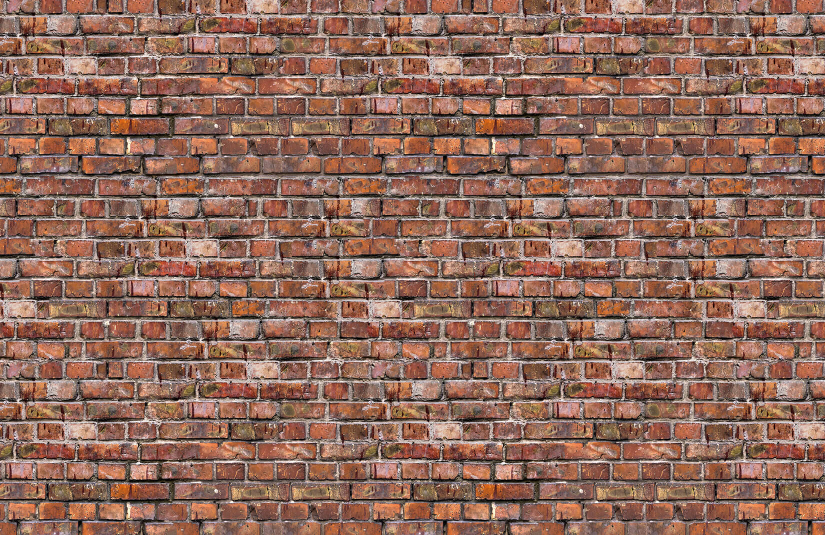
#> input picture FFT/brickwall.jpg, 1650 x 1070 px (shown at 1/2 size)
$ python 3dplot.py   (older library calls are emulated)
#> lines starting #> are read from the running program, lines starting #| are printed output that depends on the picture; after the words box and inside, x2 and y2 are one past the last pixel; in counts of white or black regions, pixels touching at a corner belong together; long printed decimals are rounded
### FFT/fft2d.py
import numpy as np
import matplotlib.pyplot as plt
from matplotlib.pyplot import gray
from scipy import ndimage, misc
import cv2
filename = 'brickwall.jpg'
#filename = 'Leaf.png'
#leafImage = misc.imread('Leaf.png', flatten=True)
#leafImage = misc.imread(filename, flatten=True)
leafImage = cv2.imread(filename, 0)
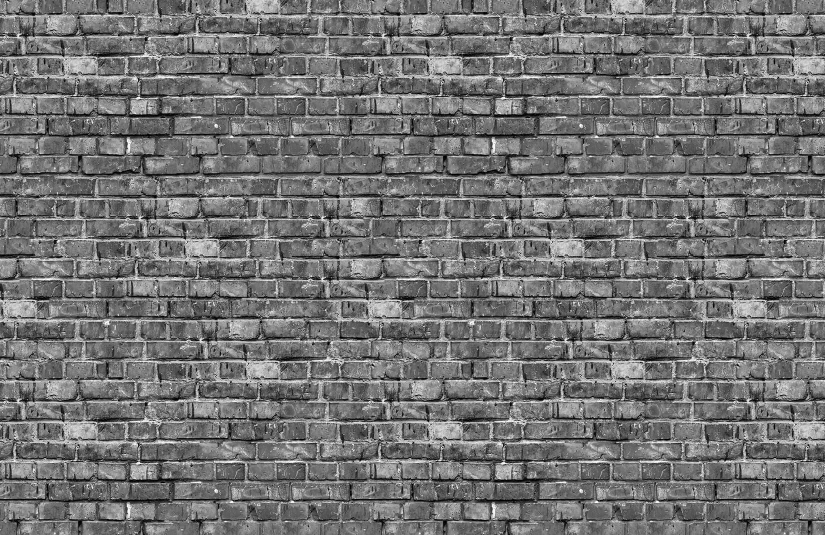
#> leafImage: shape (1070, 1650) (shown at 1/2 size); min 0, max 255, mean 114.9
print ( np.shape(leafImage) )
#| (1070, 1650)

def rgb2gray(rgb):
    return np.dot(rgb[...,:3], [0.299, 0.587, 0.114])


samplex=128 # Should have 2 linear repetitions of the structure.
sampley=128 # Should have 2 linear repetitions of the structure.
startx=550
starty=250

imageSlice = leafImage[startx:startx+samplex, starty:starty+sampley]
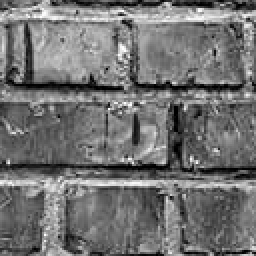
#> imageSlice: shape (128, 128) (shown 2 times larger); min 0, max 255, mean 114
print( np.shape(imageSlice))
#| (128, 128)
imageSlice = imageSlice / 255;
print(np.amax(imageSlice), np.amin(imageSlice))
#| 1.0 0.0


'''
How to plot FFT:
https://docs.scipy.org/doc/numpy/reference/generated/numpy.fft.fftn.html#numpy.fft.fftn

plt.imshow(np.log(np.abs(np.fft.fftshift(FS))**2))
'''

plt.title(filename + '  X: ' +  str( startx ) + "  Y: " + str(starty) )
startx+=samplex
starty+=sampley

imageSlice2 = leafImage[startx:startx+samplex, starty:starty+sampley]
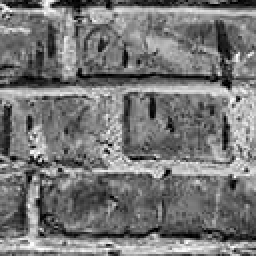
#> imageSlice2: shape (128, 128) (shown 2 times larger); min 0, max 255, mean 118.5
print( np.shape(imageSlice2))
#| (128, 128)


results = np.fft.fft2(imageSlice)
#results=imageSlice

print(results)
#> (printed output is left out)
results= np.abs(results)
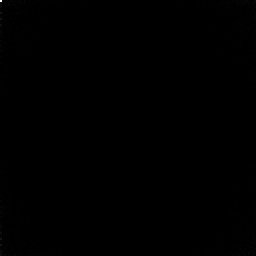
#> results: shape (128, 128) float64 (shown 2 times larger); min 0.0365, max 7322.9, mean 12.1; drawn with min black and max white
results[0,0]=0
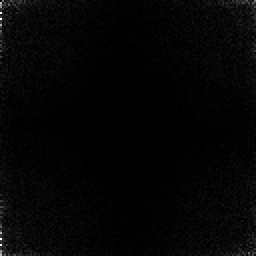
#> results: shape (128, 128) float64 (shown 2 times larger); 0.01% of pixels changed, all inside (x1, y1, x2, y2) = (0, 0, 1, 1); drawn with min black and max white
results = np.fft.fftshift(results)
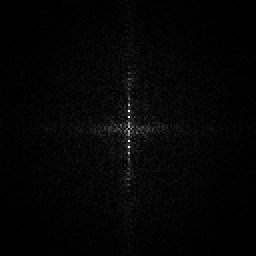
#> results: shape (128, 128) float64 (shown 2 times larger); min 0, max 597.2, mean 11.6; drawn with min black and max white
#results = np.dot(results, results)
'''
print("A:",results)
results = np.log(results) # Normalize the results.
print(np.shape(results))
print("B:",results)
'''
print(np.amax(results), np.amin(results))
#| 597.211 0.0


# FFT options
# 1. Greyscale
# 2. One channel at a time
#

# Value at origin will be the DC component.  Can be set to zero.
# Find diagonal slice that is useful.  Interim use horizontal slice as plot.
# The frequency components give a hint of the scales in the image -> based on energy distribution....

# Can we figure out the orientation of the image based on the power spectrum.  Look it up.
#
# Re-assess the gram matrix.  For dissimilar images, the dot product will produce small values while similar images will produce large values.
# Cross - reference with noise images.

'''
print(imageSlice2)

results2 = np.fft.fft2(imageSlice2)
print('FFT values:')
print(results2)

results2=np.abs(results2)  # Need to take abs first to remove imaginary components.
results2=np.dot(results2,results2)


print(results2)
'''

# [10 lines of commented-out code are left out]

# [9 lines that do not run on import are left out]

### FFT/3dplot.py

from mpl_toolkits import mplot3d
import numpy as np
import matplotlib.pyplot as plt
import fft2d

# Source: https://jakevdp.github.io/PythonDataScienceHandbook/04.12-three-dimensional-plotting.html

def f(x, y):
    return np.sin(np.sqrt(x ** 2 + y ** 2))

x = np.linspace(0, fft2d.samplex, fft2d.samplex)
y = np.linspace(0, fft2d.sampley, fft2d.sampley)

X, Y = np.meshgrid(x, y)
#Z = f(X, Y)
Z=fft2d.results


'''
# Plot contour
fig = plt.figure()
ax = plt.axes(projection='3d')
ax.contour3D(X, Y, Z, 50, cmap='binary')
ax.set_xlabel('x')
ax.set_ylabel('y')
ax.set_zlabel('z');
'''
step=10
# Plot surface
ax = plt.axes(projection='3d')
Z=np.log(np.abs(Z) )**2
#ax.plot_surface(X, Y, Z, rstride=step, cstride=step,  cmap='viridis', edgecolor='none')
ax.contour3D(X, Y, Z, 20, cmap='binary')
#ax.plot_wireframe(X, Y, Z, rstride=step, cstride=step, color='black')

#ax.plot_surface(X, Y, Z, rstride=step, cstride=step)
ax.set_title('surface');

plt.show()
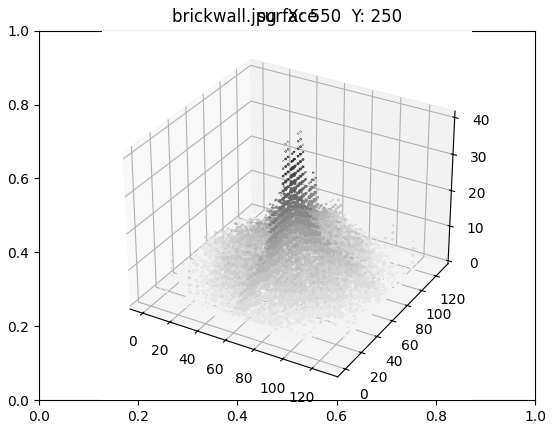
#> figure drawn by matplotlib, 1 panel
